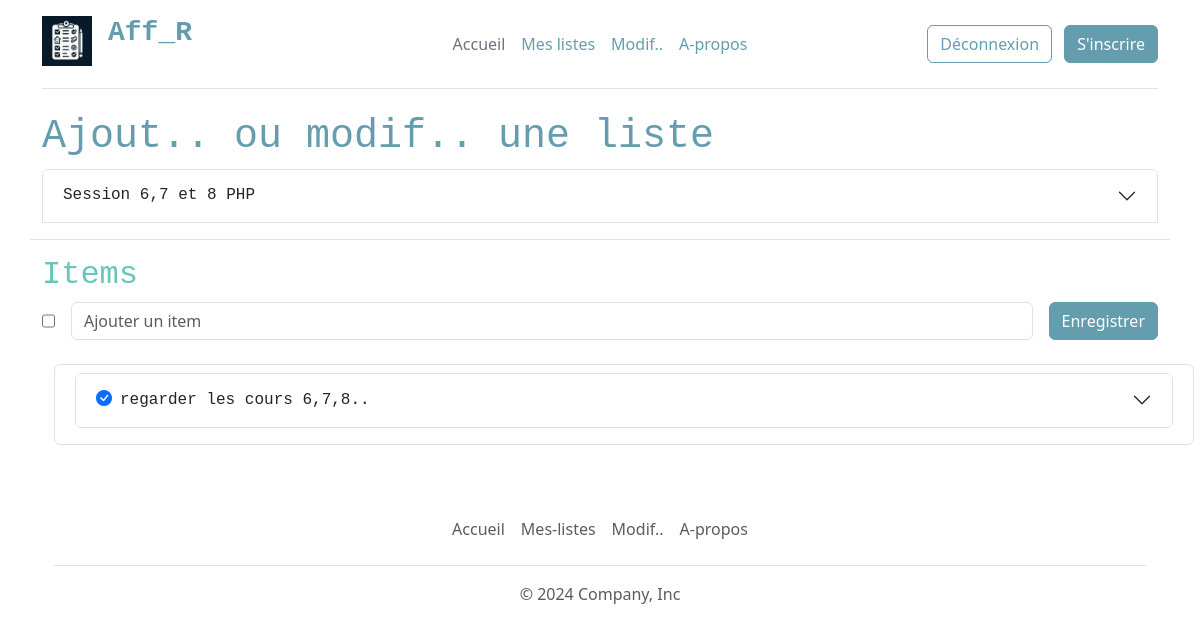
Page /ajout-modification-liste.php?id=6 (signed in) on the committed database.
### tables this page shows
CREATE TABLE `list` (
  `id` int(10) UNSIGNED NOT NULL,
  `title` varchar(255) NOT NULL,
  `user_id` int(10) UNSIGNED NOT NULL,
  `category_id` int(10) UNSIGNED NOT NULL
);

CREATE TABLE `item` (
  `id` int(10) UNSIGNED NOT NULL,
  `name` varchar(255) NOT NULL,
  `status` tinyint(1) NOT NULL,
  `list_id` int(10) UNSIGNED NOT NULL
);

### lib/list.php (called while the page is built, shortened)
<?php
function getListById(PDO $pdo, int $id):array|bool
{
    $query = $pdo->prepare("SELECT * FROM list WHERE id = :id");
    $query->bindValue(':id', $id, PDO::PARAM_INT);
    $query->execute();
    return $query->fetch(PDO::FETCH_ASSOC);
}
function getListItems(PDO $pdo, int $id):array
{
    $query = $pdo->prepare("SELECT * FROM item WHERE list_id = :id");
    $query->bindValue(':id', $id, PDO::PARAM_INT);
    $query->execute();
    return $query->fetchAll(PDO::FETCH_ASSOC);
}

### ajout-modification-liste.php (the view, shortened to what this page needs)
<?php
require_once __DIR__. "/templates/header.php";
require_once __DIR__. "/lib/pdo.php";
require_once __DIR__. "/lib/list.php";
$list = [
    'title' => '',
    'category_id' => '',
];
$editMode = false;
if (isset($_GET['id'])) {
    $list = getListById($pdo, (int)$_GET['id']);
    $editMode = true;
    $items = getListItems($pdo, (int)$_GET['id']);
}
?>
<div class="container col-xxl-8 ">
    <h1>Ajout.. ou modif.. une liste</h1>
<div class="accordion" id="accordionExample">
  <div class="accordion-item">
    <h2 class="accordion-header">
      <button class="accordion-button <?= ($editMode) ? 'collapsed' : '' ?> " type="button" data-bs-toggle="collapse" data-bs-target="#collapseOne" aria-expanded="<?= ($editMode) ? 'false' : 'true' ?>" aria-controls="collapseOne">
        <?= ($editMode) ? $list['title'] : 'Ajouter une liste' ?>
      </button>
    </h2>
</div>
<div class="row mt-3">
    <?php if (!$editMode) { ?>
        <div class="alert alert-warning">
            Après avoir enregistré, vous pourrez ajouter les items.
        </div>
    <?php } else { ?>
        <h2 class="border-top pt-3">Items</h2>
        <form method="post" class="d-flex">
           <input type="checkbox" name="status" id="status">
           <input type="text" name="name" id="name" placeholder="Ajouter un item" class="form-control mx-3">
           <input type="submit" name="saveListItem" class="btn btn-primary" value="Enregistrer">
        </form>
        <div class="row m-4 border rounded p-2">
        <?php foreach($items as $item)  {?>
            <div class="accordion mb-2">
                <div class="accordion-item" id="accordion-parent-<?=$item['id']?>">
                <h2 class="accordion-header">
                    <button class="accordion-button collapsed" type="button" data-bs-toggle="collapse" data-bs-target="#collapse-item<?=$item['id'] ?>" aria-expanded="false" aria-controls="collapseOne">
                        <a class="me-2" href="?id=<?=$_GET['id']?>&action=updateStatusListItem&item_id=<?=$item['id'] ?>&status=<?=!$item['status'] ?>"><i class="bi bi-check-circle<?=($item['status'] ? '-fill' : '') ?>"></i></a>
                        <?=$item['name'] ?>
                    </button>
                </h2>
        </div>
            <?php } ?>
            </div>
    <?php } ?>
</div>
</div>
<?php
require_once __DIR__. "/templates/footer.php";
?>

### rows in the picture
list: title "Session 6,7 et 8 PHP"
item: status 1 (drawn), name "regarder les cours 6,7,8.."
